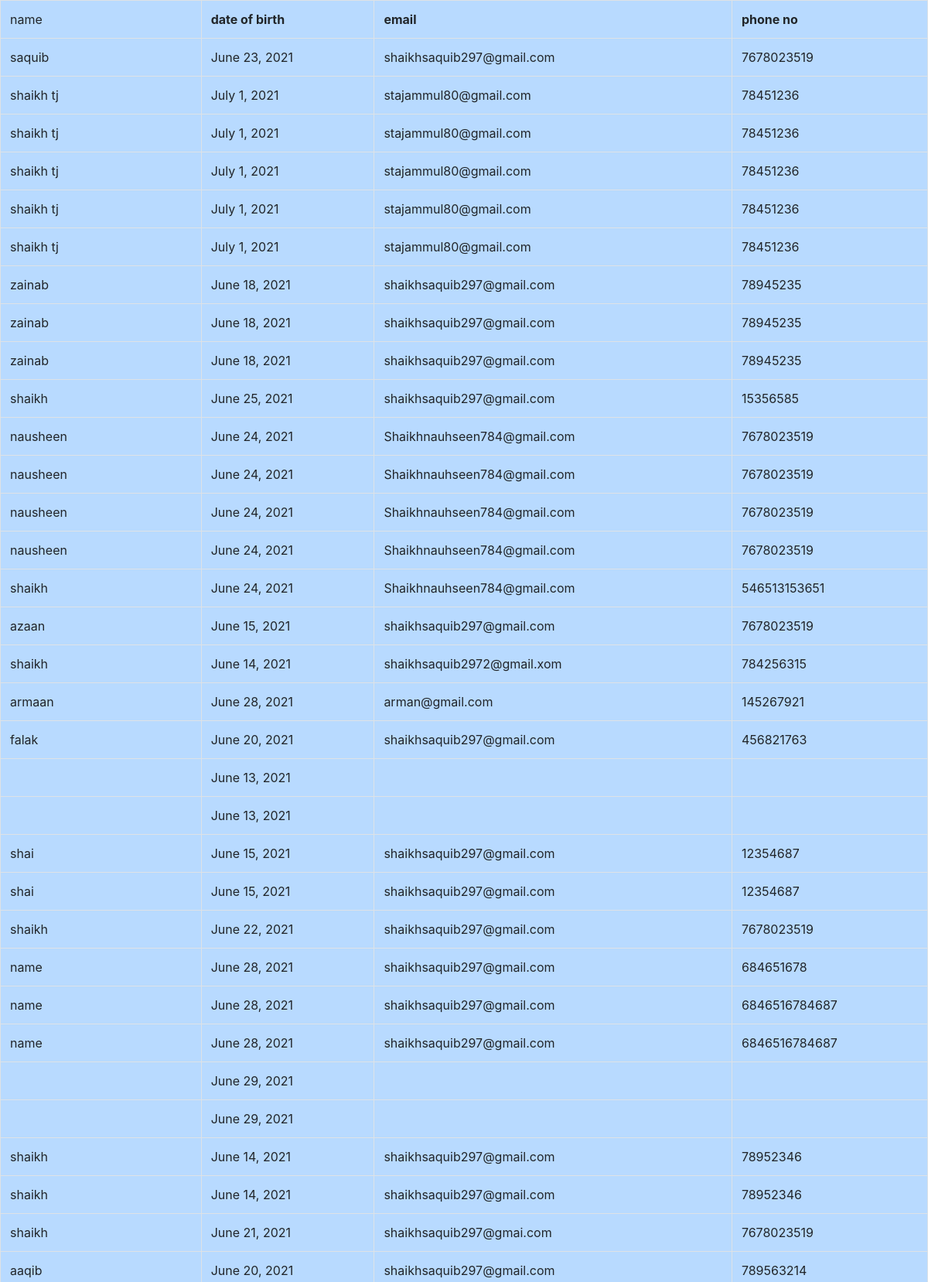
The app's page /display/ (upper part) with its own data.
### user/models.py (models this page shows, shortened)
class user(models.Model):
    name = models.CharField( max_length=50, null=False)
    dob = models.DateField()
    telephone = models.CharField( max_length=130, null=True, blank=True)
    email = models.EmailField( null=True, blank=True)

### user/views.py (the view)
# urls.py: path('display/',views.display,name="display"),
def display(request):
        ins=user.objects.all()
        return render(request, 'display.html',{'re':ins})

### user/templates/display.html (shortened to what this page needs)
{% load static %}
{% block body %}
<!DOCTYPE html>
<html lang="en">
<head>
    <link rel="stylesheet" href="https://maxcdn.bootstrapcdn.com/bootstrap/4.0.0/css/bootstrap.min.css">
</head>
<body>
    <form method="POST" action="/display.html">
    <div>
        <table class="table table-bordered " >
            <tr class="table-primary">
               <td>name</td>
               <th>date of birth</th>
               <th>email</th>
               <th>phone no</th>
            </tr>
        {% for r in re %}
            <tr class="table-primary">
                <td>{{r.name}}</td>
                    <td>{{r.dob}}</td>
                    <td>{{r.email}}</td>
                    <td>{{r.telephone }}</td>
        {% endfor %}
        </table>
    </div>
</body>
</html>
{% endblock body %}

### records on screen
user: name "saquib", dob "June 23, 2021", email "shaikhsaquib297@gmail.com", telephone "7678023519"
user: name "shaikh tj", dob "July 1, 2021", email "stajammul80@gmail.com", telephone "78451236"
user: name "shaikh tj", dob "July 1, 2021", email "stajammul80@gmail.com", telephone "78451236"
user: name "shaikh tj", dob "July 1, 2021", email "stajammul80@gmail.com", telephone "78451236"
user: name "shaikh tj", dob "July 1, 2021", email "stajammul80@gmail.com", telephone "78451236"
user: name "shaikh tj", dob "July 1, 2021", email "stajammul80@gmail.com", telephone "78451236"
user: name "zainab", dob "June 18, 2021", email "shaikhsaquib297@gmail.com", telephone "78945235"
user: name "zainab", dob "June 18, 2021", email "shaikhsaquib297@gmail.com", telephone "78945235"
user: name "zainab", dob "June 18, 2021", email "shaikhsaquib297@gmail.com", telephone "78945235"
user: name "shaikh", dob "June 25, 2021", email "shaikhsaquib297@gmail.com", telephone "15356585"
user: name "nausheen", dob "June 24, 2021", email "Shaikhnauhseen784@gmail.com", telephone "7678023519"
user: name "nausheen", dob "June 24, 2021", email "Shaikhnauhseen784@gmail.com", telephone "7678023519"
user: name "nausheen", dob "June 24, 2021", email "Shaikhnauhseen784@gmail.com", telephone "7678023519"
user: name "nausheen", dob "June 24, 2021", email "Shaikhnauhseen784@gmail.com", telephone "7678023519"
user: name "shaikh", dob "June 24, 2021", email "Shaikhnauhseen784@gmail.com", telephone "546513153651"
user: name "azaan", dob "June 15, 2021", email "shaikhsaquib297@gmail.com", telephone "7678023519"
user: name "shaikh", dob "June 14, 2021", email "shaikhsaquib2972@gmail.xom", telephone "784256315"
user: name "armaan", dob "June 28, 2021", email "arman@gmail.com", telephone "145267921"
user: name "falak", dob "June 20, 2021", email "shaikhsaquib297@gmail.com", telephone "456821763"
user: dob "June 13, 2021"
user: dob "June 13, 2021"
user: name "shai", dob "June 15, 2021", email "shaikhsaquib297@gmail.com", telephone "12354687"
user: name "shai", dob "June 15, 2021", email "shaikhsaquib297@gmail.com", telephone "12354687"
user: name "shaikh", dob "June 22, 2021", email "shaikhsaquib297@gmail.com", telephone "7678023519"
user: name "name", dob "June 28, 2021", email "shaikhsaquib297@gmail.com", telephone "684651678"
user: name "name", dob "June 28, 2021", email "shaikhsaquib297@gmail.com", telephone "6846516784687"
user: name "name", dob "June 28, 2021", email "shaikhsaquib297@gmail.com", telephone "6846516784687"
user: dob "June 29, 2021"
user: dob "June 29, 2021"
user: name "shaikh", dob "June 14, 2021", email "shaikhsaquib297@gmail.com", telephone "78952346"
user: name "shaikh", dob "June 14, 2021", email "shaikhsaquib297@gmail.com", telephone "78952346"
user: name "shaikh", dob "June 21, 2021", email "shaikhsaquib297@gmai.com", telephone "7678023519"
user: name "aaqib", dob "June 20, 2021", email "shaikhsaquib297@gmail.com", telephone "789563214"
